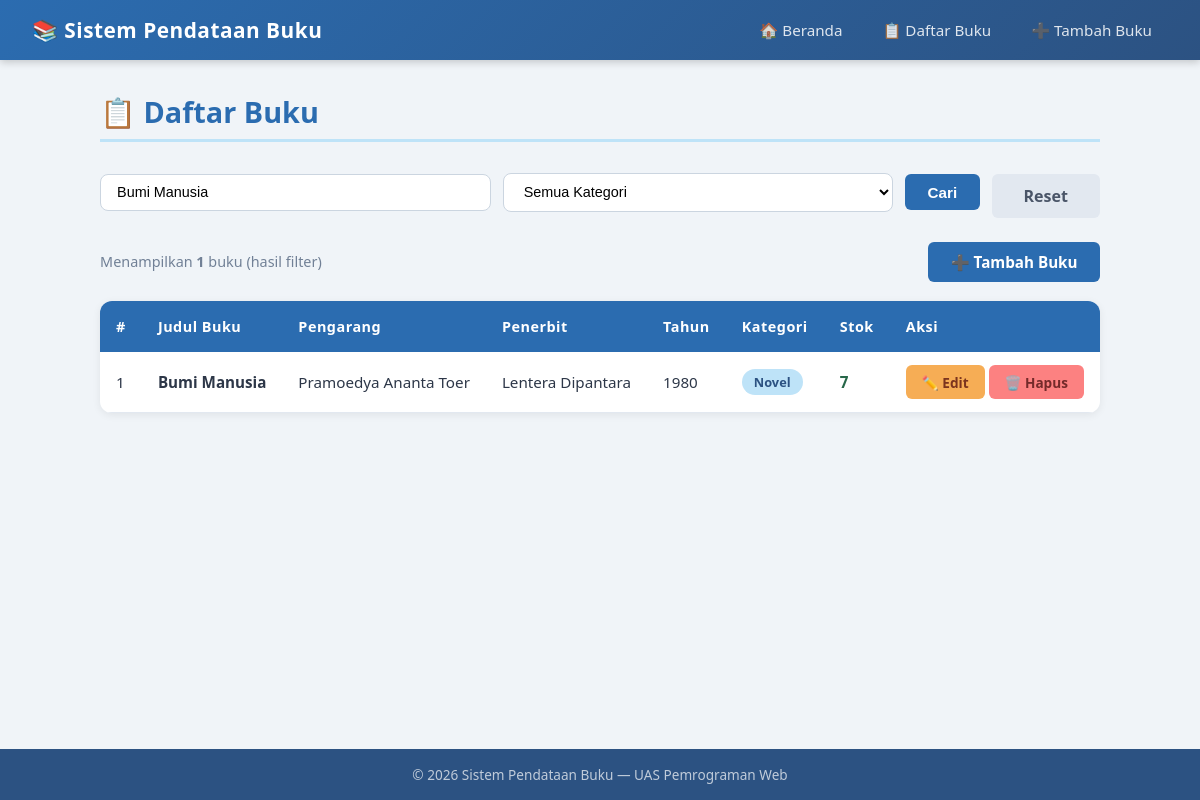
The page /daftar.php?cari=Bumi Manusia on the database its author committed.
### tables this page shows
CREATE TABLE IF NOT EXISTS buku (
    id INT AUTO_INCREMENT PRIMARY KEY,
    judul VARCHAR(200) NOT NULL,
    pengarang VARCHAR(150) NOT NULL,
    penerbit VARCHAR(150) NOT NULL,
    tahun_terbit YEAR NOT NULL,
    stok INT NOT NULL DEFAULT 0,
    kategori VARCHAR(100) NOT NULL,
    created_at TIMESTAMP DEFAULT CURRENT_TIMESTAMP
);

### includes/functions.php (called while the page is built, shortened)
<?php
function sanitasi($data) {
    $data = trim($data);
    $data = stripslashes($data);
    $data = htmlspecialchars($data);
    return $data;
}
function getKategori($koneksi) {
    $kategori = [];
    $query = mysqli_query($koneksi, "SELECT DISTINCT kategori FROM buku ORDER BY kategori ASC");
    while ($row = mysqli_fetch_assoc($query)) {
        $kategori[] = $row['kategori'];
    }
    return $kategori;
}
?>

### daftar.php (the view, shortened to what this page needs)
<?php
require 'includes/koneksi.php';
require 'includes/functions.php';
$cari      = isset($_GET['cari'])     ? sanitasi($_GET['cari'])     : '';
$filterKat = isset($_GET['kategori']) ? sanitasi($_GET['kategori']) : '';
$where = "WHERE 1=1";
if ($cari !== '') {
    $cari_aman = mysqli_real_escape_string($koneksi, $cari);
    $where .= " AND (judul LIKE '%$cari_aman%' OR pengarang LIKE '%$cari_aman%' OR penerbit LIKE '%$cari_aman%')";
}
$query      = mysqli_query($koneksi, "SELECT * FROM buku $where ORDER BY created_at DESC");
$totalHasil = mysqli_num_rows($query);
$kategoriList = getKategori($koneksi);
require 'includes/header.php';
?>
<h1 class="page-title">📋 Daftar Buku</h1>
<form method="GET" action="daftar.php">
    <div class="search-bar">
        <input
            type="text"
            name="cari"
            placeholder="🔍 Cari judul, pengarang, penerbit..."
            value="<?= htmlspecialchars($cari) ?>"
        >
        <select name="kategori">
            <option value="">Semua Kategori</option>
        </select>
        <button type="submit" class="btn btn-tambah">Cari</button>
        <?php if ($cari !== '' || $filterKat !== ''): ?>
            <a href="daftar.php" class="btn btn-batal" style="width:auto;">Reset</a>
        <?php endif; ?>
    </div>
</form>
<div class="top-bar">
    <span style="color:#718096; font-size:0.9rem;">
        Menampilkan <strong><?= $totalHasil ?></strong> buku
        <?= ($cari || $filterKat) ? '(hasil filter)' : '' ?>
    </span>
    <a href="tambah.php" class="btn btn-tambah">➕ Tambah Buku</a>
</div>
<?php if ($totalHasil > 0): ?>
<div class="table-wrapper">
    <table>
        <thead>
            <tr>
                <th>#</th>
                <th>Judul Buku</th>
                <th>Pengarang</th>
                <th>Penerbit</th>
                <th>Tahun</th>
                <th>Kategori</th>
                <th>Stok</th>
                <th>Aksi</th>
            </tr>
        </thead>
        <tbody>
            <?php
            $no = 1;
            while ($buku = mysqli_fetch_assoc($query)):
                if ($buku['stok'] == 0) {
                    $kelasStok = 'stok-empty';
                    $labelStok = 'Habis';
                } elseif ($buku['stok'] <= 3) {
                    $kelasStok = 'stok-warn';
                    $labelStok = $buku['stok'] . ' (sedikit)';
                } else {
                    $kelasStok = 'stok-ok';
                    $labelStok = $buku['stok'];
                }
            ?>
            <tr>
                <td data-label="#"><?= $no++ ?></td>
                <td data-label="Judul"><strong><?= sanitasi($buku['judul']) ?></strong></td>
                <td data-label="Pengarang"><?= sanitasi($buku['pengarang']) ?></td>
                <td data-label="Penerbit"><?= sanitasi($buku['penerbit']) ?></td>
                <td data-label="Tahun"><?= $buku['tahun_terbit'] ?></td>
                <td data-label="Kategori"><span class="badge"><?= sanitasi($buku['kategori']) ?></span></td>
                <td data-label="Stok"><span class="<?= $kelasStok ?>"><?= $labelStok ?></span></td>
                <td data-label="Aksi">
                    <a href="edit.php?id=<?= $buku['id'] ?>" class="btn btn-edit">✏️ Edit</a>
                    <a href="hapus.php?id=<?= $buku['id'] ?>"
                       class="btn btn-hapus"
                       onclick="return confirm('Yakin hapus buku ini?')">🗑️ Hapus</a>
                </td>
            </tr>
            <?php endwhile; ?>
        </tbody>
    </table>
</div>
<?php endif; ?>
<?php require 'includes/footer.php'; ?>

### assets/css/style.css (style rules this page uses)
* { margin: 0; padding: 0; box-sizing: border-box; }
body { font-family: 'Segoe UI', Tahoma, Geneva, Verdana, sans-serif; background-color: #f0f4f8; color: #2d3748; min-height: 100vh; display: flex; flex-direction: column; }
.page-title { font-size: 1.8rem; font-weight: 700; color: #2b6cb0; margin-bottom: 1.5rem; padding-bottom: 0.5rem; border-bottom: 3px solid #bee3f8; }
.table-wrapper { overflow-x: auto; border-radius: 12px; box-shadow: 0 2px 8px rgba(0,0,0,0.07); }
table { width: 100%; border-collapse: collapse; background: white; }
thead { background: #2b6cb0; color: white; }
thead th { padding: 1rem; text-align: left; font-weight: 600; font-size: 0.9rem; letter-spacing: 0.5px; }
tbody tr { border-bottom: 1px solid #e2e8f0; transition: background 0.15s; }
tbody td { padding: 0.85rem 1rem; font-size: 0.95rem; }
.badge { display: inline-block; padding: 0.25rem 0.75rem; border-radius: 20px; font-size: 0.8rem; font-weight: 600; background: #bee3f8; color: #2c5282; }
.stok-ok { color: #276749; font-weight: 600; }
.btn { display: inline-block; padding: 0.45rem 1rem; border-radius: 6px; font-size: 0.85rem; font-weight: 600; text-decoration: none; border: none; cursor: pointer; transition: opacity 0.2s, transform 0.1s; }
.btn-edit { background: #f6ad55; color: #7b341e; }
.btn-hapus { background: #fc8181; color: #742a2a; }
.btn-tambah { background: #2b6cb0; color: white; padding: 0.6rem 1.4rem; font-size: 0.95rem; }
.btn-batal { background: #e2e8f0; color: #4a5568; padding: 0.7rem 2rem; font-size: 1rem; width: 100%; margin-top: 0.5rem; }
.search-bar { display: flex; gap: 0.75rem; margin-bottom: 1.5rem; align-items: center; flex-wrap: wrap; }
.search-bar input, .search-bar select { padding: 0.6rem 1rem; border: 1.5px solid #cbd5e0; border-radius: 8px; font-size: 0.9rem; background: white; flex: 1; min-width: 150px; }
.top-bar { display: flex; justify-content: space-between; align-items: center; margin-bottom: 1.2rem; flex-wrap: wrap; gap: 0.75rem; }

### rows shown on the page
buku: judul "Bumi Manusia", pengarang "Pramoedya Ananta Toer", penerbit "Lentera Dipantara", tahun_terbit "1980", kategori "Novel", stok "7"

### other values the page prints
$totalHasil "1"
